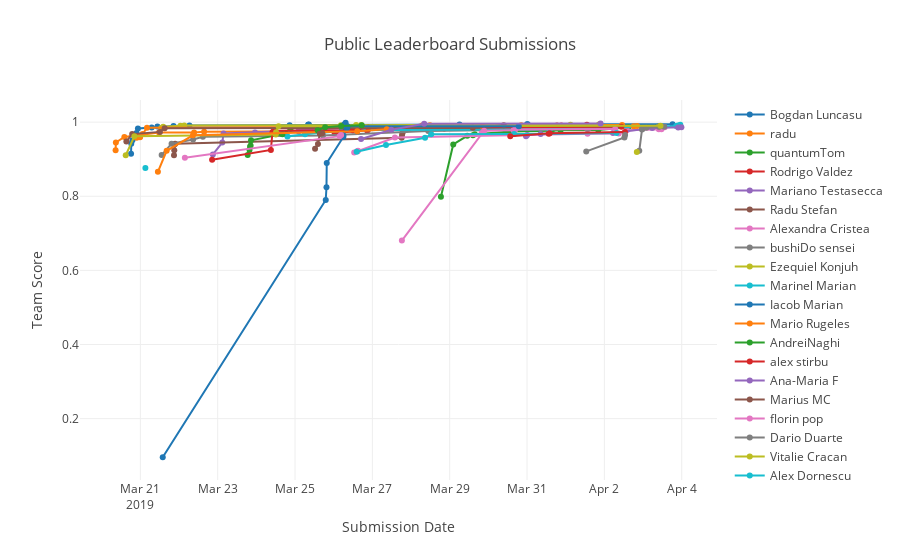

The notebook cell this image was saved under:
### Markdown cell above
# Competition progress

Here is presented the competition progress.

### Code cell
teams = list(public_df.TeamName.value_counts().index)
data = []
for team in teams:
    dT = public_df[public_df['TeamName'] == team]
    trace = go.Scatter(
        x = dT['SubmissionDate'],y = dT['Score'],
        name=team,
        mode = "markers+lines"
    )
    data.append(trace)

layout = dict(title = 'Public Leaderboard Submissions',
          xaxis = dict(title = 'Submission Date', showticklabels=True), 
          yaxis = dict(title = 'Team Score'),
          #hovermode = 'closest'
         )
fig = dict(data=data, layout=layout)
iplot(fig, filename='public-leaderboard')
